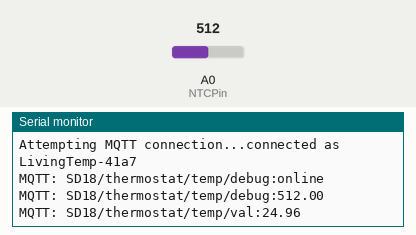
Recording of a sketch running on a simulated ESP8266 (NodeMCU). Shown: the last lines printed to the serial monitor. The test bench sets the inputs (shaded band); at power-on: A0 (NTCPin) = 512. WiFi joins after 1.5 s; servers stay silent unless stated; random numbers use the default seed unless the sketch sets one; no MQTT or app messages arrive unless stated; not simulated (calls return 0 or success): arduino_secrets.h; names the files do not define were given values by the test bench: SECRET_MQTT_PORT = 1883.

Above: at 2.7 s.
2.8 s: A0 (NTCPin) set to 716
At 4.1 s:
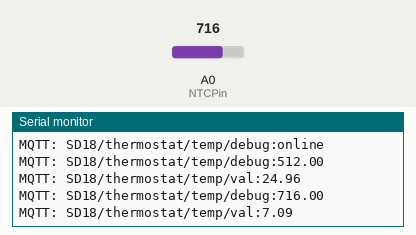
4.3 s: A0 (NTCPin) set to 900
At 4.9 s:
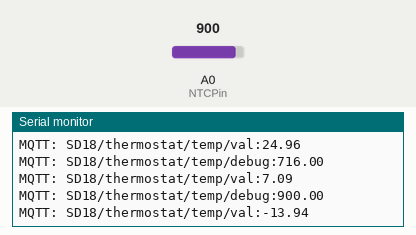
Timing chart, 0 to 7.3 s (numbered marks = the images above; inputs shaded):
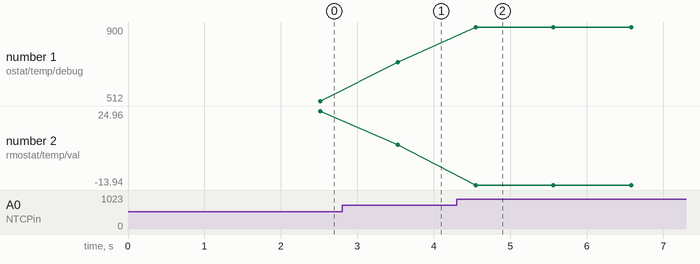

The sketch:

Temp_sensor.ino
```cpp
#include <ESP8266WiFi.h>
#include <PubSubClient.h>
#include "arduino_secrets.h"

//---------------
byte NTCPin = A0;
#define SERIESRESISTOR 10000
#define NOMINAL_RESISTANCE 10000
#define NOMINAL_TEMPERATURE 25
#define BCOEFFICIENT 3950


//communicatino

const char* ssid = SECRET_SSID;
const char* password = SECRET_PASSWORD;

const char* mqtt_server = SECRET_MQTT_IP;
const int   mqtt_port = SECRET_MQTT_PORT;
const char* mqtt_user = SECRET_MQTT_USER;
const char* mqtt_password = SECRET_MQTT_PASSWD;

const char* mqtt_value = "SD18/thermostat/temp/val";
const char* mqtt_debug = "SD18/thermostat/temp/debug";

unsigned long ts = 0, new_ts = 0; //timestamp

WiFiClient espClient;
PubSubClient client(espClient);

void publishMQTT(String topic, String incoming) {
  Serial.println("MQTT: " + topic + ":" + incoming);
  char charBuf[incoming.length() + 1];
  incoming.toCharArray(charBuf, incoming.length() + 1);

  char topicBuf[topic.length() + 1];
  topic.toCharArray(topicBuf, topic.length() + 1);
  client.publish(topicBuf, charBuf);
}

void setup_wifi() {
  delay(10);
  //Connect to a WiFi network
  Serial.println();
  Serial.print("Connecting to ");
  Serial.println(ssid);

  WiFi.mode(WIFI_STA);
  WiFi.begin(ssid, password);

  while (WiFi.status() != WL_CONNECTED) {
    delay(500);
    Serial.print(".");
  }

  Serial.println("");
  Serial.println("WiFi connected");
  Serial.println("IP address: ");
  Serial.println(WiFi.localIP());
}

void reconnect() {
  while (!client.connected()) {
    Serial.print("Attempting MQTT connection...");
    // Attempt to connect using a random clientid
    String clientId = "LivingTemp-";
    clientId += String(random(0xffff), HEX);

    if (client.connect(clientId.c_str(), mqtt_user, mqtt_password)) {
      Serial.println("connected as " + clientId);
      // Once connected, publish an announcement...

      // ... and resubscribe
      publishMQTT(mqtt_debug, "online");

    } else {
      Serial.print("failed, rc=");
      Serial.print(client.state());
      Serial.println(" try again in 5 seconds");
      // Wait 5 seconds before retrying
      delay(5000);
    }
  }
}

void setup()
{
  Serial.begin(9600);
  setup_wifi();
  ts = millis();
    //Init MQTT Client
  client.setServer(mqtt_server, mqtt_port);


}
void loop()
{
  new_ts = millis();
  if (new_ts - ts > 1000) {
ts = new_ts;
    float ADCvalue;
    float Resistance;
    ADCvalue = analogRead(NTCPin);
    publishMQTT(mqtt_debug, String(ADCvalue));
    //convert value to resistance
    Resistance = (1023 / ADCvalue) - 1;
    Resistance = SERIESRESISTOR / Resistance;


    float steinhart;
    steinhart = Resistance / NOMINAL_RESISTANCE; // (R/Ro)
    steinhart = log(steinhart); // ln(R/Ro)
    steinhart /= BCOEFFICIENT; // 1/B * ln(R/Ro)
    steinhart += 1.0 / (NOMINAL_TEMPERATURE + 273.15); // + (1/To)
    steinhart = 1.0 / steinhart; // Invert
    steinhart -= 273.15; // convert to C
    publishMQTT(mqtt_value, String(steinhart));
    delay(1000);

  }
  //MQTT Loop
  if (!client.connected()) {
    reconnect();
  }
  client.loop();


}
```

Measured:
- after the input at 2.8 s, the serial monitor: prints a new line after 0.73 s (image 1)
- after the input at 4.3 s, the serial monitor: prints a new line after 0.25 s (image 2)
- plotted number 1: 512 → 716 after the input at 2.8 s, 716 → 900 after the input at 4.3 s
- plotted number 2: 24.96 → 7.09 after the input at 2.8 s, 7.09 → -13.94 after the input at 4.3 s
